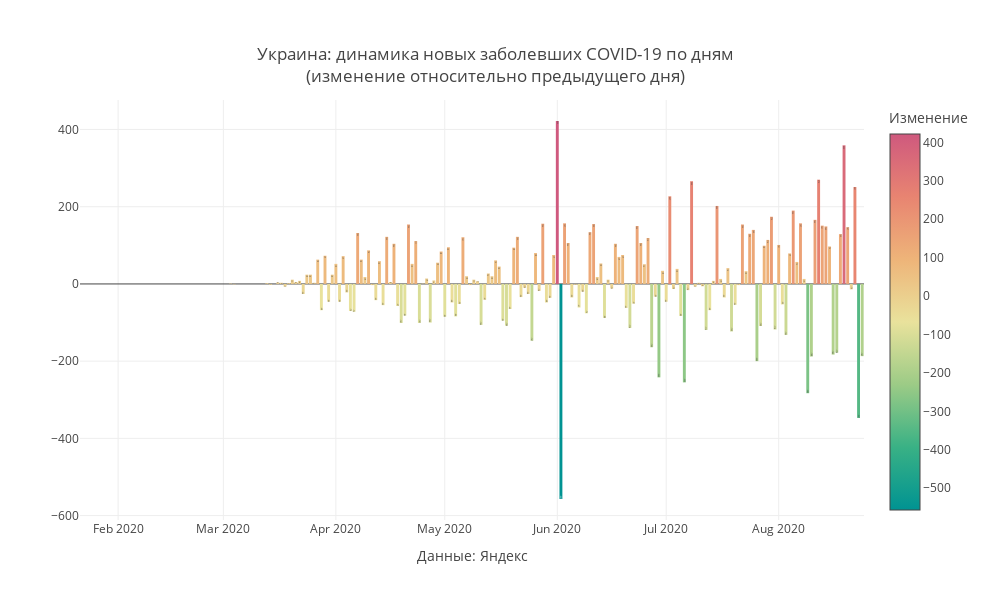

Notebook source saved alongside this figure:
### Code cell
mask = X.Country ==my_country
#mask = (X.Date>datetime.date(2020,5,1))&(X.Region==my_region)
Y = X[mask]

Y['base'] = Y['Change_dayconf']*Y['Change_dayconf'].apply(lambda d:0 if d>0 else 1)
Y['Date']= pd.to_datetime(Y.Date)
fig = go.Figure()
fig.add_trace(
              go.Bar(x = Y.Date,y=Y.Change_dayconf,text = Y['Change_dayconf'],textposition = 'inside',
                
                #marker_color=Y['Change_dayconf'].apply(lambda d:'crimson' if d>0 else 'green'),
                 marker_color = Y['Change_dayconf'],marker_colorscale = 'Temps',marker_colorbar ={'tickmode':'auto',
                                    'title':{'text':'Изменение','side':'top'}}
                    )   
                )
fig.update_layout(
    annotations=[
#         dict(
#             x='2020-04-13',
#             y=10594,
#             xref="x",
#             yref="y",
#             text="Введение<br>пропускной<br>системы в Москве",
#             showarrow=True,
#             arrowhead=2,
#             ax=0,
#             ay=-60),
#         dict(
#             x='2020-06-09',
#             y=-429,
#             xref="x",
#             yref="y",
#             text="Отмена<br>пропускной<br>системы в Москве",
#             showarrow=True,
#             arrowhead=2,
#             ax=0,
#             ay=60),
        
        dict(x=0.5,y=-0.15,
            showarrow=False,
            text="",
            xref="paper",
            yref="paper")],
                  title=f'{my_country}: динамика новых заболевших COVID-19 по дням<br>(изменение относительно предыдущего дня)',
                  title_x = 0.5,
                  title_y= 0.9,
                  title_xanchor = "center",
                  title_yanchor = "bottom", 
                  legend_x = 0.05,legend_y = 0.98,
                  width = 990, height = 600,template = 'gridon',
    
    
                  xaxis_title='Данные: Яндекс',
    yaxis_title = ' '
)


fig.show()

### Figure 1 — Plotly figure (JSON) as saved in the notebook; plotly's stock layout.template omitted (floating-point values rounded to 4 significant figures; data arrays with more than 128 entries replaced by an {"elided": "..."} marker saying what was removed)
{"data": [{"marker": {"color": {"elided": "216 int values"}, "colorbar": {"tickmode": "auto", "title": {"side": "top", "text": "Изменение"}}, "colorscale": [[0, "rgb(0, 147, 146)"], [0.1667, "rgb(57, 177, 133)"], [0.3333, "rgb(156, 203, 134)"], [0.5, "rgb(233, 226, 156)"], [0.6667, "rgb(238, 180, 121)"], [0.8333, "rgb(232, 132, 113)"], [1, "rgb(207, 89, 126)"]]}, "text": {"elided": "216 int values"}, "textposition": "inside", "type": "bar", "x": {"elided": "216 str values"}, "y": {"elided": "216 int values"}}], "layout": {"annotations": [{"showarrow": false, "text": "", "x": 0.5, "xref": "paper", "y": -0.15, "yref": "paper"}], "height": 600, "legend": {"x": 0.05, "y": 0.98}, "title": {"text": "Украина: динамика новых заболевших COVID-19 по дням<br>(изменение относительно предыдущего дня)", "x": 0.5, "xanchor": "center", "y": 0.9, "yanchor": "bottom"}, "width": 990, "xaxis": {"title": {"text": "Данные: Яндекс"}}, "yaxis": {"title": {"text": " "}}}}
